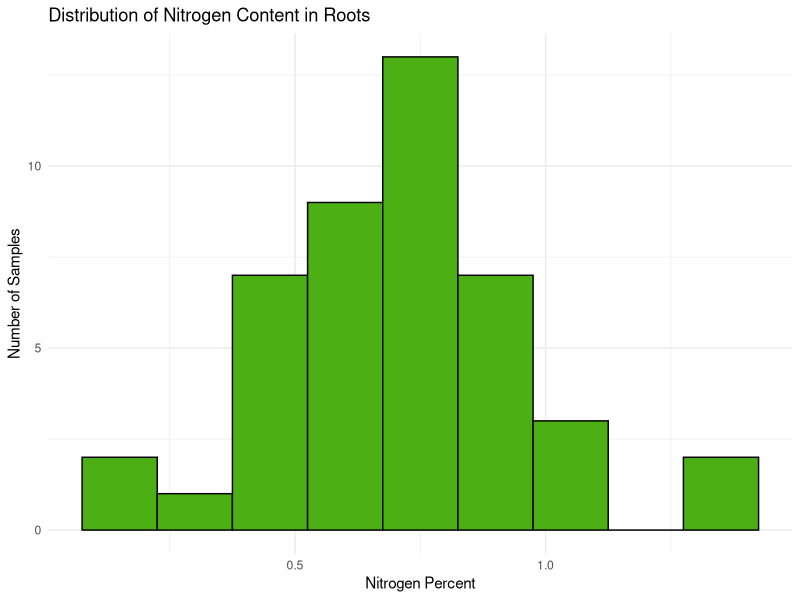
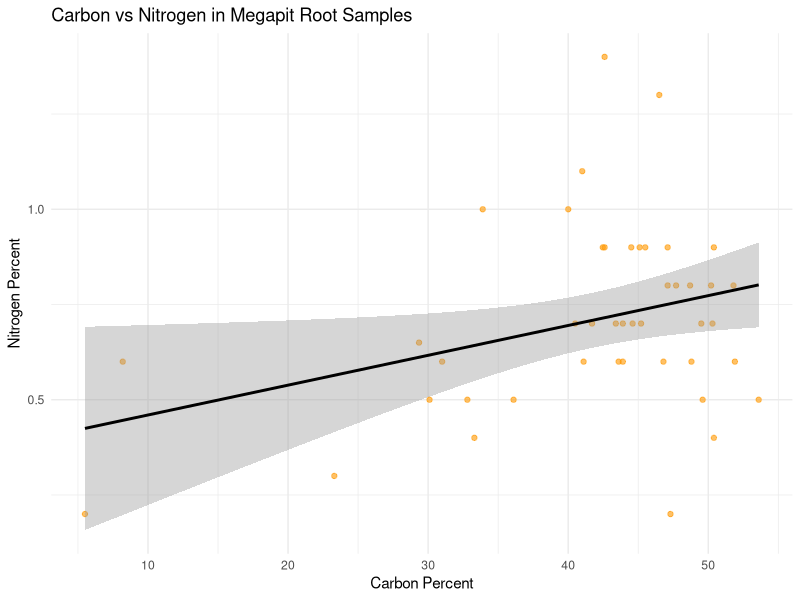
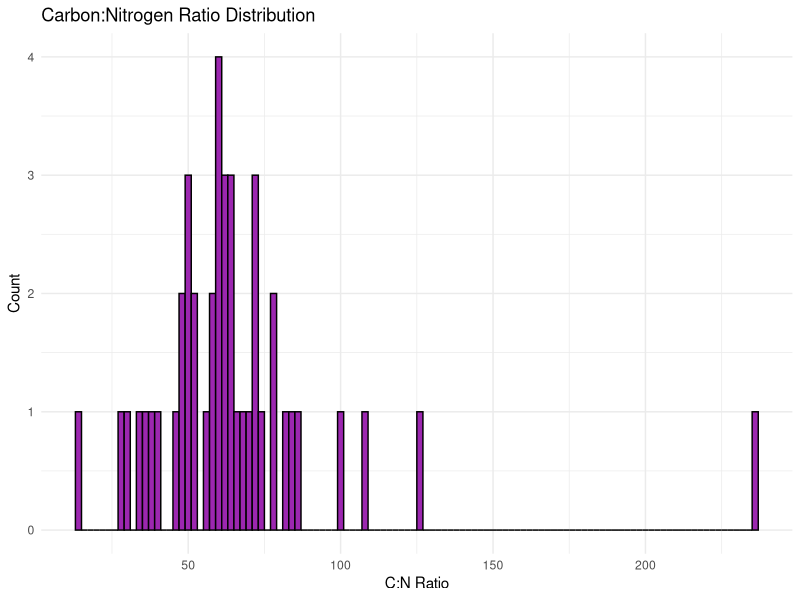
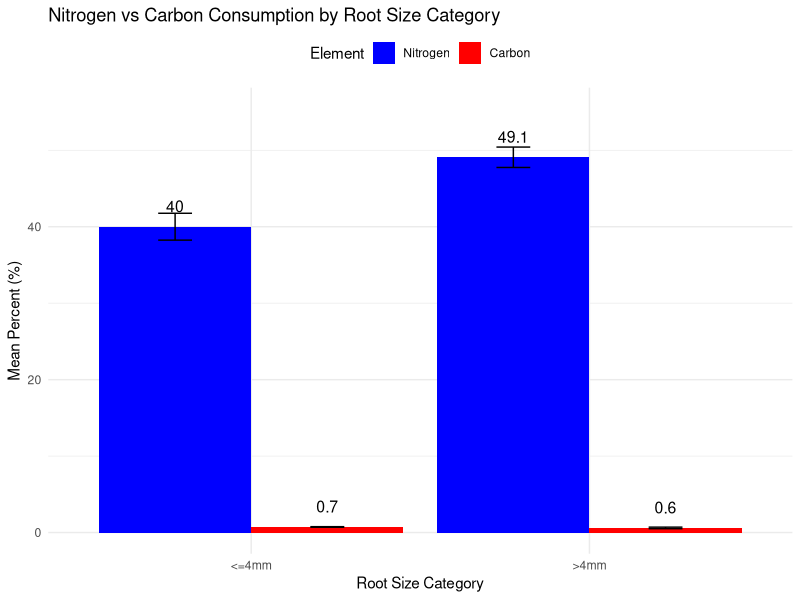
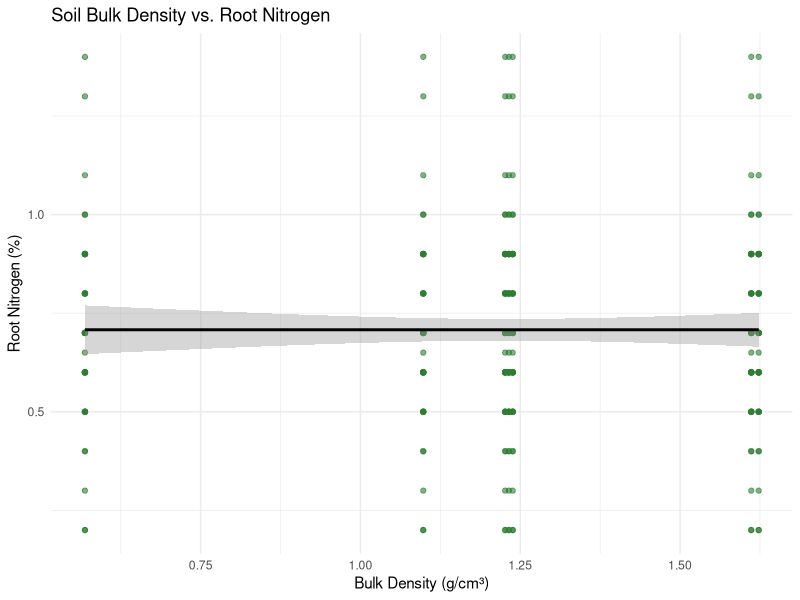
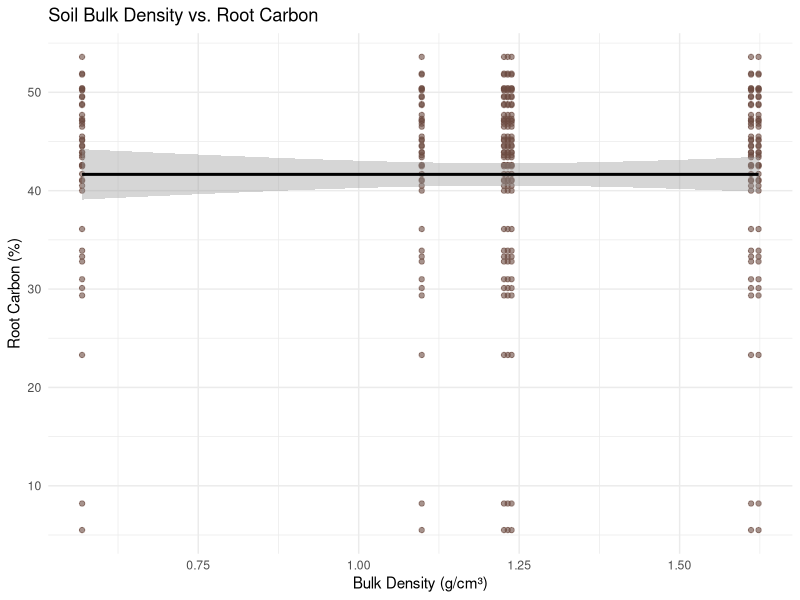
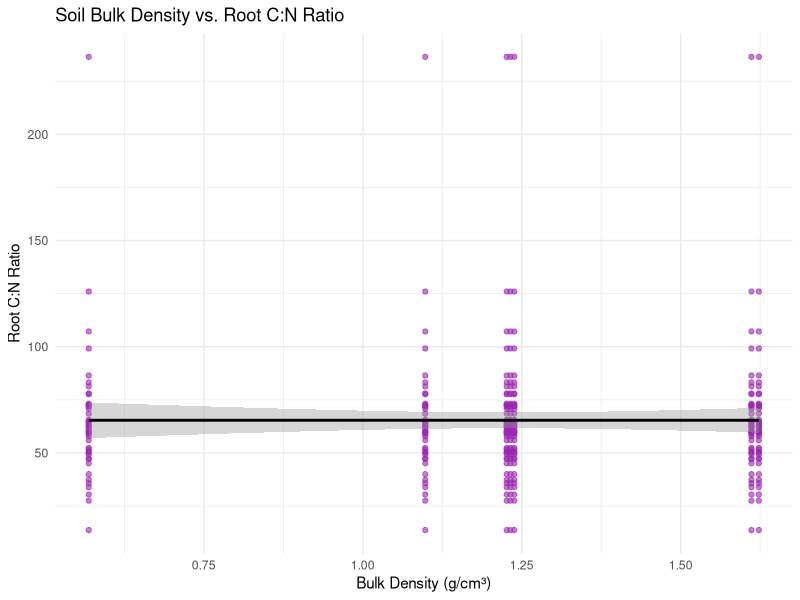
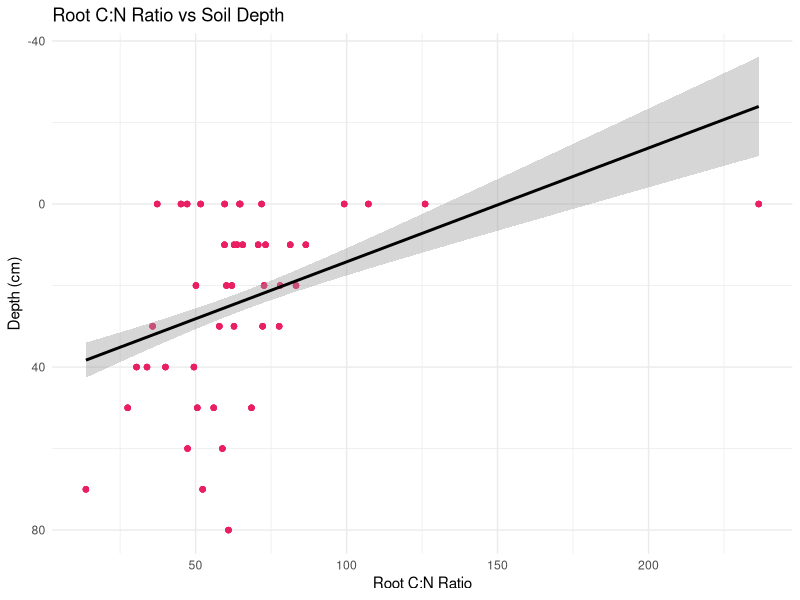

Here is the R script that generated these plots, in order:
## ---- chunk 1
knitr::opts_chunk$set(echo = FALSE,
                      message = FALSE,
                      warning = FALSE)
## ---- chunk 2
# Load required packages
library(dplyr)
library(tidyr)
library(ggplot2)
library(readr)
library(lubridate)
## ---- chunk 3
# Load processed NEON pipeline data
library(dplyr)
library(tidyr)
library(ggplot2)
library(readr)
library(lubridate)

# Load processed data written by the pipeline
root_chem <- readr::read_csv("data/processed/root_chemistry_clean.csv", show_col_types = FALSE)
soil_bd   <- readr::read_csv("data/processed/soil_bulk_density_clean.csv", show_col_types = FALSE)
merged    <- readr::read_csv("data/processed/merged_root_soil_data.csv", show_col_types = FALSE)

# If not already present, compute C:N ratio once here
root_chem <- root_chem %>%
  mutate(
    cn_ratio = ifelse(!is.na(nitrogenPercent) & nitrogenPercent > 0,
                      carbonPercent / nitrogenPercent,
                      NA_real_)
  )

merged <- merged %>%
  mutate(
    cn_ratio = ifelse(!is.na(nitrogenPercent) & nitrogenPercent > 0,
                      carbonPercent / nitrogenPercent,
                      NA_real_)
  )
## ---- chunk 4
# Plot 1: Nitrogen Distribution
ggplot(root_chem, aes(x = nitrogenPercent)) +
  geom_histogram(binwidth = 0.15, fill = "#4CAF13", color = "black") +
  labs(title = "Distribution of Nitrogen Content in Roots",
       x = "Nitrogen Percent",
       y = "Number of Samples") +
  theme_minimal()
## ---- chunk 5
# Plot 2: Carbon vs Nitrogen
ggplot(root_chem, aes(x = carbonPercent, y = nitrogenPercent)) +
  geom_point(alpha = 0.6, color = "#FF9800") +
  geom_smooth(method = "lm", se = TRUE, color = "black") +
  labs(title = "Carbon vs Nitrogen in Megapit Root Samples",
       x = "Carbon Percent",
       y = "Nitrogen Percent") +
  theme_minimal()
## ---- chunk 6
# Plot 3: C:N Ratio
# C:N ratio already computed in load-data chunk
ggplot(root_chem, aes(x = cn_ratio)) +
  geom_histogram(binwidth = 2, fill = "#9C27B0", color = "black") +
  labs(title = "Carbon:Nitrogen Ratio Distribution",
       x = "C:N Ratio",
       y = "Count") +
  theme_minimal()
## ---- chunk 7
# Plot 4: Nitrogen vs Carbon Consumption by Root Size Category

# Use processed pipeline data with sizeCategory
root_with_size <- root_chem %>%
  filter(!is.na(sizeCategory),
         !is.na(nitrogenPercent),
         !is.na(carbonPercent))

# Step 1: Pivot to long format
long_data <- root_with_size %>%
  pivot_longer(cols = c(nitrogenPercent, carbonPercent),
               names_to = "element",
               values_to = "percent")

# Step 2: Summarize mean + standard error for error bars
summary_data <- long_data %>%
  group_by(sizeCategory, element) %>%
  summarise(mean_percent = mean(percent, na.rm = TRUE),
            se = sd(percent, na.rm = TRUE) / sqrt(n()), .groups = "drop")

# Step 3: Create bar plot with error bars and data labels
ggplot(summary_data, aes(x = sizeCategory, y = mean_percent, fill = element)) +
  geom_bar(stat = "identity", position = position_dodge(width = 0.9)) +
  geom_errorbar(aes(ymin = mean_percent - se, ymax = mean_percent + se),
                position = position_dodge(width = 0.9),
                width = 0.2) +
  geom_text(aes(label = round(mean_percent, 1)),
            position = position_dodge(width = 0.9),
            vjust = -1.2, size = 4) +
  scale_fill_manual(values = c("nitrogenPercent" = "red",
                               "carbonPercent" = "blue"),
                    labels = c("Nitrogen", "Carbon")) +
  labs(title = "Nitrogen vs Carbon Consumption by Root Size Category",
       x = "Root Size Category",
       y = "Mean Percent (%)",
       fill = "Element") +
  theme_minimal() +
  theme(legend.position = "top") +
  expand_limits(y = max(summary_data$mean_percent + summary_data$se, na.rm =
                          TRUE) + 5)
## ---- chunk 8
# Plot 5: Soil Bulk Density vs. Root Nitrogen
ggplot(merged, aes(x = bulk_density, y = nitrogenPercent)) +
  geom_point(color = "#2E7D32", alpha = 0.6) +
  geom_smooth(method = "lm", color = "black", se = TRUE) +
  labs(title = "Soil Bulk Density vs. Root Nitrogen",
       x = "Bulk Density (g/cm³)",
       y = "Root Nitrogen (%)") +
  theme_minimal()
## ---- chunk 9
# Plot 6: Soil Bulk Density vs. Root Carbon
ggplot(merged, aes(x = bulk_density, y = carbonPercent)) +
  geom_point(color = "#6D4C41", alpha = 0.6) +
  geom_smooth(method = "lm", color = "black", se = TRUE) +
  labs(title = "Soil Bulk Density vs. Root Carbon",
       x = "Bulk Density (g/cm³)",
       y = "Root Carbon (%)") +
  theme_minimal()
## ---- chunk 10
# Plot 7: Soil Bulk Density vs. Root C:N Ratio
# cn_ratio is already computed in merged_data
ggplot(merged, aes(x = bulk_density, y = cn_ratio)) +
  geom_point(color = "#9C27B0", alpha = 0.6) +
  geom_smooth(method = "lm", color = "black", se = TRUE) +
  labs(title = "Soil Bulk Density vs. Root C:N Ratio",
       x = "Bulk Density (g/cm³)",
       y = "Root C:N Ratio") +
  theme_minimal()
## ---- chunk 11
# Figure 8: Root C:N Ratio vs Depth Profile

# Use depth_cm.x (root depth) for the depth profile
ggplot(merged, aes(x = cn_ratio, y = depth_cm.x)) +
  geom_point(alpha = 0.7, color = "#E91E63") +
  geom_smooth(method = "lm", se = TRUE, color = "black") +
  scale_y_reverse() +
  labs(title = "Root C:N Ratio vs Soil Depth",
       x = "Root C:N Ratio",
       y = "Depth (cm)") +
  theme_minimal()
## ---- chunk 12
# Figure 9a: Root Nitrogen Content by Size Category

ggplot(root_chem, aes(x = sizeCategory, y = nitrogenPercent)) +
  geom_boxplot(fill = "#4CAF50", alpha = 0.7) +
  geom_jitter(width = 0.2, alpha = 0.5, color = "darkgreen") +
  labs(title = "Root Nitrogen Content by Size Category",
       x = "Root Size Category",
       y = "Nitrogen Percent (%)") +
  theme_minimal()
## ---- chunk 13
# Figure 9b: Root C:N Ratio by Size Category

ggplot(root_chem, aes(x = sizeCategory, y = cn_ratio)) +
  geom_boxplot(fill = "#9C27B0", alpha = 0.7) +
  geom_jitter(width = 0.2, alpha = 0.5, color = "purple") +
  labs(title = "Root C:N Ratio by Size Category",
       x = "Root Size Category",
       y = "C:N Ratio") +
  theme_minimal()
## ---- chunk 14
# Figure 10: Bulk Density Distribution by Depth/Horizon

ggplot(soil_bd, aes(x = bulk_density)) +
  geom_histogram(binwidth = 0.05, fill = "#795548", color = "black") +
  labs(title = "Distribution of Soil Bulk Density",
       x = "Bulk Density (g/cm³)",
       y = "Frequency") +
  theme_minimal()
## ---- chunk 15
# Figure 11: Carbon vs Nitrogen colored by Root Size Category

ggplot(root_chem, aes(x = carbonPercent, y = nitrogenPercent, color = sizeCategory)) +
  geom_point(alpha = 0.7, size = 3) +
  geom_smooth(method = "lm", se = FALSE) +
  scale_color_manual(values = c("<=4mm" = "#2196F3", ">4mm" = "#FF5722")) +
  labs(title = "Carbon vs Nitrogen by Root Size Category",
       x = "Carbon Percent (%)",
       y = "Nitrogen Percent (%)",
       color = "Root Size") +
  theme_minimal()
## ---- chunk 16
# Figure 12: C:N vs Bulk Density by Root Size Category

ggplot(merged, aes(x = bulk_density, y = cn_ratio, color = sizeCategory)) +
  geom_point(alpha = 0.7, size = 3) +
  geom_smooth(method = "lm", se = TRUE, alpha = 0.3) +
  scale_color_manual(values = c("<=4mm" = "#2196F3", ">4mm" = "#FF5722")) +
  labs(title = "Root C:N Ratio vs Soil Bulk Density by Size Category",
       x = "Bulk Density (g/cm³)",
       y = "Root C:N Ratio",
       color = "Root Size") +
  theme_minimal()
## ---- chunk 17
# Figure 13: Multi-variable Depth Profile

# Create a comprehensive depth profile
depth_summary <- merged %>%
  group_by(depth_cm.x) %>%
  summarise(
    mean_cn = mean(cn_ratio, na.rm = TRUE),
    mean_nitrogen = mean(nitrogenPercent, na.rm = TRUE),
    mean_bulk_density = mean(bulk_density, na.rm = TRUE),
    n = n(),
    .groups = "drop"
  ) %>%
  filter(n >= 2) %>%  # Only include depths with multiple samples
  rename(depth_cm = depth_cm.x)  # Rename for cleaner plotting

# Create subplots
p1 <- ggplot(depth_summary, aes(x = depth_cm, y = mean_cn)) +
  geom_line(color = "#E91E63", linewidth = 1.2) +
  geom_point(color = "#E91E63", size = 3) +
  scale_x_reverse() +
  labs(title = "C:N Ratio", x = "Depth (cm)", y = "Mean C:N Ratio") +
  theme_minimal()

p2 <- ggplot(depth_summary, aes(x = depth_cm, y = mean_nitrogen)) +
  geom_line(color = "#4CAF50", linewidth = 1.2) +
  geom_point(color = "#4CAF50", size = 3) +
  scale_x_reverse() +
  labs(title = "Nitrogen Content", x = "Depth (cm)", y = "Mean N (%)") +
  theme_minimal()

p3 <- ggplot(depth_summary, aes(x = depth_cm, y = mean_bulk_density)) +
  geom_line(color = "#795548", linewidth = 1.2) +
  geom_point(color = "#795548", size = 3) +
  scale_x_reverse() +
  labs(title = "Bulk Density", x = "Depth (cm)", y = "Mean Bulk Density (g/cm³)") +
  theme_minimal()

# Display plots separately (patchwork not available)
# Each subplot is created above and will render individually
# For a combined view, you can manually arrange them in your document
